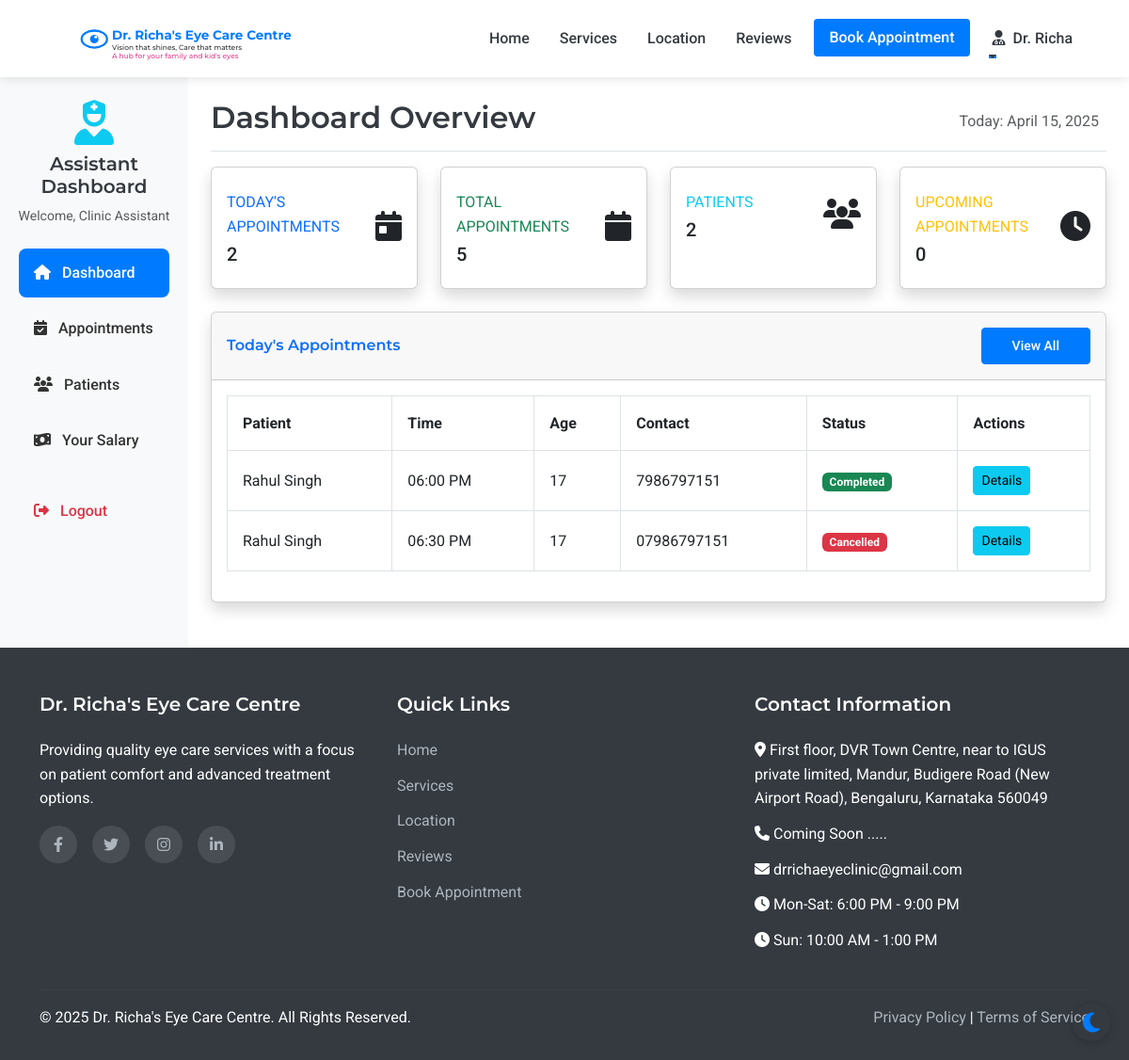
/assistant/dashboard (signed in), run on the app's committed database.
### models.py (models this page shows, shortened)
class Staff(UserMixin, db.Model):
    __abstract__ = True
    id = db.Column(db.Integer, primary_key=True)
    username = db.Column(db.String(64), unique=True, nullable=False)
    email = db.Column(db.String(120), unique=True, nullable=False)
    password_hash = db.Column(db.String(256), nullable=False)
    full_name = db.Column(db.String(100), nullable=False)
    mobile_number = db.Column(db.String(15), nullable=False)

class Assistant(Staff):
    __tablename__ = 'assistant'
    position = db.Column(db.String(100), nullable=True)
    joining_date = db.Column(db.Date, nullable=True)
    salary_records = db.relationship('Salary', backref='assistant', lazy=True)

class Appointment(db.Model):
    id = db.Column(db.Integer, primary_key=True)
    patient_id = db.Column(db.Integer, db.ForeignKey('patient.id'), nullable=False)
    appointment_date = db.Column(db.Date, nullable=False)
    appointment_time = db.Column(db.Time, nullable=False)
    primary_issue = db.Column(db.Text, nullable=True)
    referral_info = db.Column(db.String(255), nullable=True)
    status = db.Column(db.String(20), default='scheduled')  # scheduled, completed, cancelled
    created_at = db.Column(db.DateTime, default=datetime.utcnow)
    consultation_fee = db.Column(db.Float, nullable=False, default=500.0)
    payment_status = db.Column(db.String(20), default='pending')  # pending, paid

class Patient(UserMixin, db.Model):
    id = db.Column(db.Integer, primary_key=True)
    full_name = db.Column(db.String(100), nullable=False)
    mobile_number = db.Column(db.String(15), nullable=False)
    email = db.Column(db.String(100), nullable=True)
    age = db.Column(db.Integer, nullable=False)
    password_hash = db.Column(db.String(256), nullable=True)
    is_registered = db.Column(db.Boolean, default=False)
    created_at = db.Column(db.DateTime, nullable=False, default=datetime.utcnow)
    appointments = db.relationship('Appointment', backref='patient', lazy=True)

### routes.py (the view)
@app.route('/assistant/dashboard')
@login_required
def assistant_dashboard():
    if not isinstance(current_user, Assistant):
        flash('You do not have permission to access this page.', 'danger')
        return redirect(url_for('index'))
    try:
        all_patients = db.session.query(
            Patient.id,
            Patient.full_name,
            Patient.mobile_number,
            Patient.email,
            Patient.age,
            Patient.is_registered
        ).all()
        today = datetime.now().date()
        today_appointments = Appointment.query.filter_by(appointment_date=today).all()
        all_appointments = Appointment.query.order_by(desc(Appointment.appointment_date)).all()
        upcoming_appointments = Appointment.query.filter(
            Appointment.appointment_date >= today,
            Appointment.status == 'scheduled'
        ).count()
        total_appointments = Appointment.query.count()
        total_patients = Patient.query.count()
        salary_records = Salary.query.filter_by(assistant_id=current_user.id).order_by(desc(Salary.payment_date)).all()
    except Exception as e:
        flash(f'Error loading dashboard data: {str(e)}', 'danger')
        return redirect(url_for('index'))
    return render_template(
        'assistant/dashboard.html',
        all_patients=all_patients,
        today_appointments=today_appointments,
        all_appointments=all_appointments,
        upcoming_appointments=upcoming_appointments,
        total_appointments=total_appointments,
        total_patients=total_patients,
        salary_records=salary_records
    )

### app.py (called while the page is built)
@login_manager.user_loader
def load_user(user_id):
    from models import Doctor, Assistant, Admin, Patient
    try:
        if user_id.startswith('doctor_'):
            return Doctor.query.get(int(user_id.split('_')[1]))
        elif user_id.startswith('assistant_'):
            return Assistant.query.get(int(user_id.split('_')[1]))
        elif user_id.startswith('admin_'):
            return Admin.query.get(int(user_id.split('_')[1]))
        else:
            return Patient.query.get(int(user_id))
    except (ValueError, AttributeError):
        return None

### routes.py (called while the page is built)
@app.context_processor
def inject_now():
    return {'now': datetime.now()}

### templates/assistant/dashboard.html (shortened to what this page needs)
{% extends 'layout.html' %}
{% block content %}
<div class="container-fluid">
    <div class="row">
        <nav id="sidebar" class="col-md-3 col-lg-2 d-md-block bg-light sidebar py-4">
            <div class="position-sticky">
                <div class="text-center mb-4">
                    <i class="fas fa-user-nurse fa-3x text-info mb-2"></i>
                    <h5>Assistant Dashboard</h5>
                    <p class="text-muted small">Welcome, {{ current_user.full_name }}</p>
                </div>
                <ul class="nav flex-column">
                    <li class="nav-item">
                        <a class="nav-link active" href="#dashboard-main" data-bs-toggle="tab">
                            <i class="fas fa-home me-2"></i> Dashboard
                        </a>
                    </li>
                    <li class="nav-item">
                        <a class="nav-link" href="#appointments" data-bs-toggle="tab">
                            <i class="fas fa-calendar-check me-2"></i> Appointments
                        </a>
                    </li>
                    <li class="nav-item">
                        <a class="nav-link" href="#patients" data-bs-toggle="tab">
                            <i class="fas fa-users me-2"></i> Patients
                        </a>
                    </li>
                    <li class="nav-item">
                        <a class="nav-link" href="#salary" data-bs-toggle="tab">
                            <i class="fas fa-money-bill-wave me-2"></i> Your Salary
                        </a>
                    </li>
                    <li class="nav-item mt-3">
                        <a class="nav-link text-danger" href="{{ url_for('assistant_logout') }}">
                            <i class="fas fa-sign-out-alt me-2"></i> Logout
                        </a>
                    </li>
                </ul>
            </div>
        </nav>
        <main class="col-md-9 ms-sm-auto col-lg-10 px-md-4 py-4">
            <div class="tab-content">
                <div class="tab-pane active" id="dashboard-main">
                    <div class="d-flex justify-content-between flex-wrap flex-md-nowrap align-items-center pb-2 mb-3 border-bottom">
                        <h2>Dashboard Overview</h2>
                        <div class="btn-toolbar mb-2 mb-md-0">
                            <div class="btn-group me-2">
                                <span class="text-muted">Today: {{ now.strftime('%B %d, %Y') }}</span>
                            </div>
                        </div>
                    </div>
                    <div class="row g-4 mb-4">
                        <div class="col-lg-3 col-md-6">
                            <div class="card border-left-primary shadow h-100 py-2">
                                <div class="card-body">
                                    <div class="row no-gutters align-items-center">
                                        <div class="col mr-2">
                                            <div class="text-xs font-weight-bold text-primary text-uppercase mb-1">
                                                Today's Appointments</div>
                                            <div class="h5 mb-0 font-weight-bold text-gray-800">{{ today_appointments|length }}</div>
                                        </div>
                                        <div class="col-auto">
                                            <i class="fas fa-calendar-day fa-2x text-gray-300"></i>
                                        </div>
                                    </div>
                                </div>
                            </div>
                        </div>
                        <div class="col-lg-3 col-md-6">
                            <div class="card border-left-success shadow h-100 py-2">
                                <div class="card-body">
                                    <div class="row no-gutters align-items-center">
                                        <div class="col mr-2">
                                            <div class="text-xs font-weight-bold text-success text-uppercase mb-1">
                                                Total Appointments</div>
                                            <div class="h5 mb-0 font-weight-bold text-gray-800">{{ total_appointments }}</div>
                                        </div>
                                        <div class="col-auto">
                                            <i class="fas fa-calendar fa-2x text-gray-300"></i>
                                        </div>
                                    </div>
                                </div>
                            </div>
                        </div>
                        <div class="col-lg-3 col-md-6">
                            <div class="card border-left-info shadow h-100 py-2">
                                <div class="card-body">
                                    <div class="row no-gutters align-items-center">
                                        <div class="col mr-2">
                                            <div class="text-xs font-weight-bold text-info text-uppercase mb-1">
                                                Patients</div>
                                            <div class="h5 mb-0 font-weight-bold text-gray-800">{{ total_patients }}</div>
                                        </div>
                                        <div class="col-auto">
                                            <i class="fas fa-users fa-2x text-gray-300"></i>
                                        </div>
                                    </div>
                                </div>
                            </div>
                        </div>
                        <div class="col-lg-3 col-md-6">
                            <div class="card border-left-warning shadow h-100 py-2">
                                <div class="card-body">
                                    <div class="row no-gutters align-items-center">
                                        <div class="col mr-2">
                                            <div class="text-xs font-weight-bold text-warning text-uppercase mb-1">
                                                Upcoming Appointments</div>
                                            <div class="h5 mb-0 font-weight-bold text-gray-800">{{ upcoming_appointments }}</div>
                                        </div>
                                        <div class="col-auto">
                                            <i class="fas fa-clock fa-2x text-gray-300"></i>
                                        </div>
                                    </div>
                                </div>
                            </div>
                        </div>
                    </div>
                    <div class="card shadow mb-4">
                        <div class="card-header py-3 d-flex justify-content-between align-items-center">
                            <h6 class="m-0 font-weight-bold text-primary">Today's Appointments</h6>
                            <a href="#appointments" data-bs-toggle="tab" class="btn btn-sm btn-primary">View All</a>
                        </div>
                        <div class="card-body">
                            {% if today_appointments %}
                                <div class="table-responsive">
                                    <table class="table table-bordered">
                                        <thead>
                                            <tr>
                                                <th>Patient</th>
                                                <th>Time</th>
                                                <th>Age</th>
                                                <th>Contact</th>
                                                <th>Status</th>
                                                <th>Actions</th>
                                            </tr>
                                        </thead>
                                        <tbody>
                                            {% for appointment in today_appointments %}
                                                <tr>
                                                    <td>{{ appointment.patient.full_name }}</td>
                                                    <td>{{ appointment.appointment_time.strftime('%I:%M %p') }}</td>
                                                    <td>{{ appointment.patient.age }}</td>
                                                    <td>{{ appointment.patient.mobile_number }}</td>
                                                    <td>
                                                        {% if appointment.status == 'scheduled' %}
                                                            <span class="badge bg-warning">Scheduled</span>
                                                        {% elif appointment.status == 'completed' %}
                                                            <span class="badge bg-success">Completed</span>
                                                        {% elif appointment.status == 'cancelled' %}
                                                            <span class="badge bg-danger">Cancelled</span>
                                                        {% endif %}
                                                    </td>
                                                    <td>
                                                        <a href="{{ url_for('admin_appointment_view', appointment_id=appointment.id) }}" class="btn btn-sm btn-info">Details</a>
                                                    </td>
                                                </tr>
                                            {% endfor %}
                                        </tbody>
                                    </table>
                                </div>
                            {% else %}
                                <div class="text-center py-4">
                                    <i class="fas fa-calendar-day fa-3x text-muted mb-3"></i>
                                    <p>No appointments scheduled for today.</p>
                                </div>
                            {% endif %}
                        </div>
                    </div>
                </div>
            </div>
        </main>
    </div>
</div>
{% endblock %}

### static/css/style.css (style rules this page uses)
:root { --primary-color: #007bff; --secondary-color: #6c757d; --accent-color: #17a2b8; --light-color: #f8f9fa; --dark-color: #343a40; --success-color: #28a745; --warning-color: #ffc107; --danger-color: #dc3545; --white: #ffffff; --light-blue: #e6f2ff; --transition: all 0.3s ease; --bg-color: #ffffff; --text-color: #343a40; --card-bg: #ffffff; --border-color: #dee2e6; --footer-bg: #343a40; --footer-text: #ffffff; --hero-overlay: rgba(0, 123, 255, 0.85); }
body { font-family: 'Roboto', sans-serif; color: var(--text-color, var(--dark-color)); line-height: 1.6; background-color: var(--bg-color, var(--white)); transition: background-color 0.3s ease, color 0.3s ease; }
h1, h2, h3, h4, h5, h6 { font-family: 'Montserrat', sans-serif; font-weight: 600; }
.nav-link { color: var(--dark-color); font-weight: 500; margin: 0 0.5rem; position: relative; transition: var(--transition); }
.nav-link::after { content: ''; position: absolute; width: 0; height:1.5px; bottom: 0; left: 0; background-color: var(--primary-color); transition: var(--transition); }
.sidebar .nav-link { padding: 0.8rem 1rem; color: #333; border-radius: 0.5rem; margin-bottom: 0.5rem; }
.sidebar .nav-link.active { background-color: #007bff; color: white; }
.table td, .table th { padding: 1rem; vertical-align: middle; }
.btn-primary { background-color: var(--primary-color); border-color: var(--primary-color); padding: 0.5rem 2rem; font-weight: 500; border-radius: 4px; transition: var(--transition); }

### data on the page
Assistant: full_name "Clinic Assistant"
Appointment: patient.full_name "Rahul Singh", appointment_time "06:00 PM", patient.age "17", patient.mobile_number "7986797151", status "Completed"
Appointment: patient.full_name "Rahul Singh", appointment_time "06:30 PM", patient.age "17", patient.mobile_number "07986797151", status "Cancelled"

### other printed values
{{ today_appointments|length }} "2"
{{ total_appointments }} "5"
{{ total_patients }} "2"
{{ upcoming_appointments }} "0"
